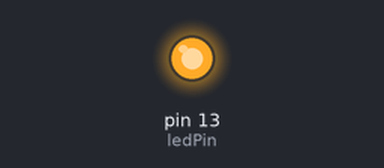
The sketch below on a simulated Arduino Uno, built with avr-gcc and run on an emulated ATmega328P. Parts: output pins drawn as LEDs (lit = HIGH).

Above: at 0.2 s.
At 30.0 s:
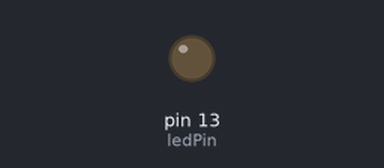
Timing chart, 0 to 31.9 s (numbered marks = the images above):
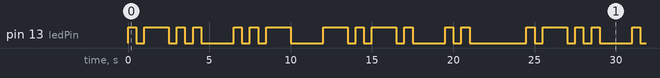

The sketch:

sketch_morseBlink.ino
```cpp
int ledPin = 13;
int dotDuration = 500; // We define the used ledPin and assign a value to "dotDuration"

void morseBlink(int numberOfDots) {
  digitalWrite(ledPin, HIGH); // Turn on the LED
  delay(dotDuration * numberOfDots); // Keep the LED on for the specified duration
  digitalWrite(ledPin, LOW); // Turn off the LED
  delay(dotDuration); // Pause before the next dot
}

void morseL() {
  morseBlink(1);
  morseBlink(3);
  morseBlink(1);
  morseBlink(1);
}

void morseU() {
  morseBlink(1);
  morseBlink(1);
  morseBlink(3);
}

void morseY() {
  morseBlink(3);
  morseBlink(1);
  morseBlink(3);
  morseBlink(1);
}

void morseI() {
  morseBlink(1);
  morseBlink(1);
  delay(dotDuration * 3);
}

void setup() {
  pinMode(ledPin, OUTPUT); // Set the LED pin as an output
}

void loop() {
  morseL(); // Blink "L"
  delay(dotDuration * 3); // Pause between letters
  morseU(); // Blink "U"
  delay(dotDuration * 3);
  morseY(); // Blink "Y"
  delay(dotDuration * 3);
  morseI(); // Blink "I"
  delay(dotDuration * 3);
}
```

Measured:
- by itself, pin 13 (ledPin): moves between LOW and HIGH, repeating every 24.5 s
- by itself, everything shown: repeats every 24.5 s, in 26 steps
